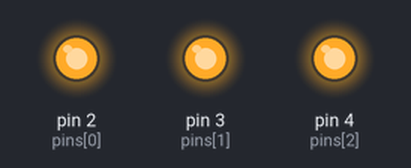
The sketch below on a simulated Arduino Uno, built with avr-gcc and run on an emulated ATmega328P. On the bench: output pins drawn as LEDs (lit = HIGH).

Above: at 0.5 s.
At 3.5 s:
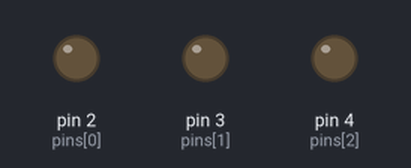
Timing chart, 0 to 4.6 s (numbered marks = the images above):
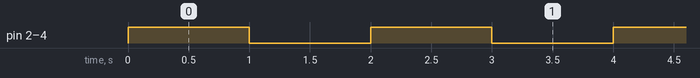

Measured:
- by itself, pin 2 (pins[0]), pin 3 (pins[1]), pin 4 (pins[2]): alternates HIGH for 1.0 s and LOW for 1.0 s

The sketch:

BlinkyTrio.ino
```cpp
int pins[] = {2,3,4};

void setup() {
  for(int i = 0; i <= 2; i++)
    pinMode(pins[i], OUTPUT);
}

void loop() {
  for(int i = 0; i <= 2; i++)
    digitalWrite(pins[i], HIGH);
  delay(1000);
  for(int i = 0; i <= 2; i++)
    digitalWrite(pins[i], LOW);
  delay(1000);
}
```
